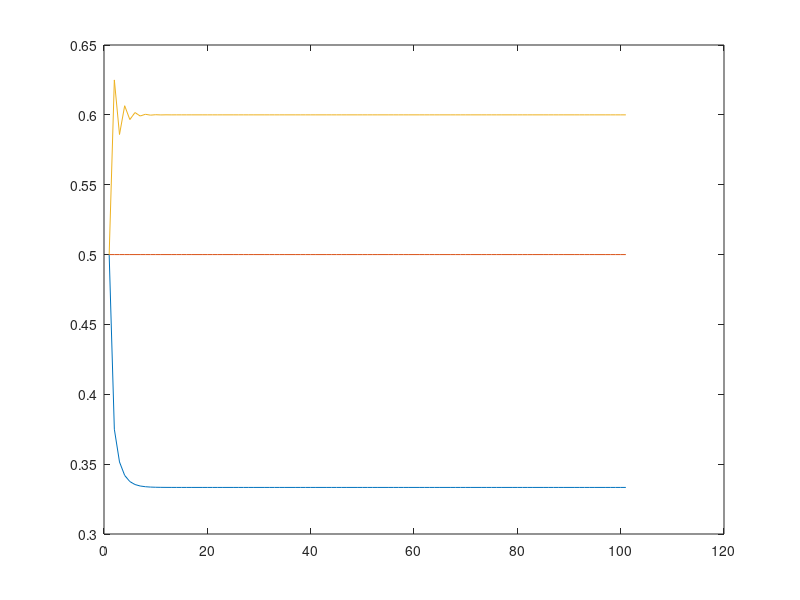

Recreate this plot in MATLAB.
clearvars;
n = 100;
r = 1;
X(1) = 0.5;
for i = 1:3
    r = r+0.5;
    for i = 1:n 
        X(i+1) = r*X(i)*(1-X(i));
    end 
    plot(X)
    X(1) = 0.5
    hold on
end 